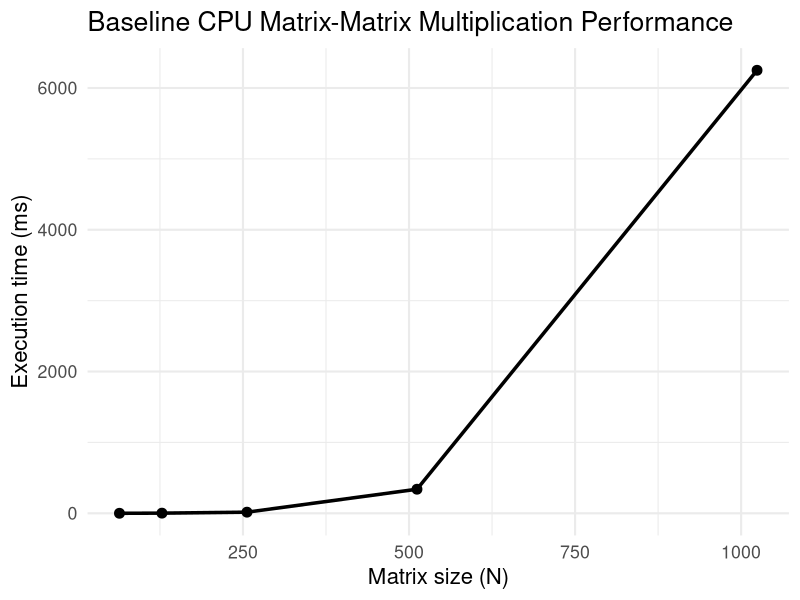

Generate this figure with R:
library(ggplot2)

df <- read.csv("results_cpu_baseline.csv")


ggplot(df, aes(x = N, y = time_ms)) +
  geom_line(size = 1.2) +
  geom_point(size = 3) +
  theme_minimal(base_size = 16) +
  labs(
    title = "Baseline CPU Matrix-Matrix Multiplication Performance",
    x = "Matrix size (N)",
    y = "Execution time (ms)"
  )
